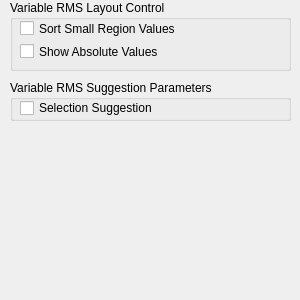
<?xml version="1.0" encoding="UTF-8"?>
<ui version="4.0">
 <class>VariableRmsParaWidget</class>
 <widget class="QWidget" name="VariableRmsParaWidget">
  <property name="geometry">
   <rect>
    <x>0</x>
    <y>0</y>
    <width>300</width>
    <height>300</height>
   </rect>
  </property>
  <property name="sizePolicy">
   <sizepolicy hsizetype="Fixed" vsizetype="Preferred">
    <horstretch>0</horstretch>
    <verstretch>0</verstretch>
   </sizepolicy>
  </property>
  <property name="windowTitle">
   <string>Form</string>
  </property>
  <widget class="QGroupBox" name="groupBox">
   <property name="geometry">
    <rect>
     <x>10</x>
     <y>0</y>
     <width>281</width>
     <height>71</height>
    </rect>
   </property>
   <property name="title">
    <string>Variable RMS Layout Control</string>
   </property>
   <widget class="QWidget" name="layoutWidget">
    <property name="geometry">
     <rect>
      <x>10</x>
      <y>20</y>
      <width>169</width>
      <height>40</height>
     </rect>
    </property>
    <layout class="QVBoxLayout" name="verticalLayout">
     <item>
      <widget class="QCheckBox" name="checkBox">
       <property name="text">
        <string>Sort Small Region Values</string>
       </property>
      </widget>
     </item>
     <item>
      <widget class="QCheckBox" name="show_abs_values_checkbox">
       <property name="text">
        <string>Show Absolute Values</string>
       </property>
      </widget>
     </item>
    </layout>
   </widget>
  </widget>
  <widget class="QGroupBox" name="groupBox_2">
   <property name="geometry">
    <rect>
     <x>10</x>
     <y>80</y>
     <width>281</width>
     <height>41</height>
    </rect>
   </property>
   <property name="title">
    <string>Variable RMS Suggestion Parameters</string>
   </property>
   <widget class="QCheckBox" name="suggestion_checkbox">
    <property name="geometry">
     <rect>
      <x>10</x>
      <y>20</y>
      <width>191</width>
      <height>16</height>
     </rect>
    </property>
    <property name="text">
     <string>Selection Suggestion</string>
    </property>
   </widget>
  </widget>
 </widget>
 <resources/>
 <connections/>
</ui>
